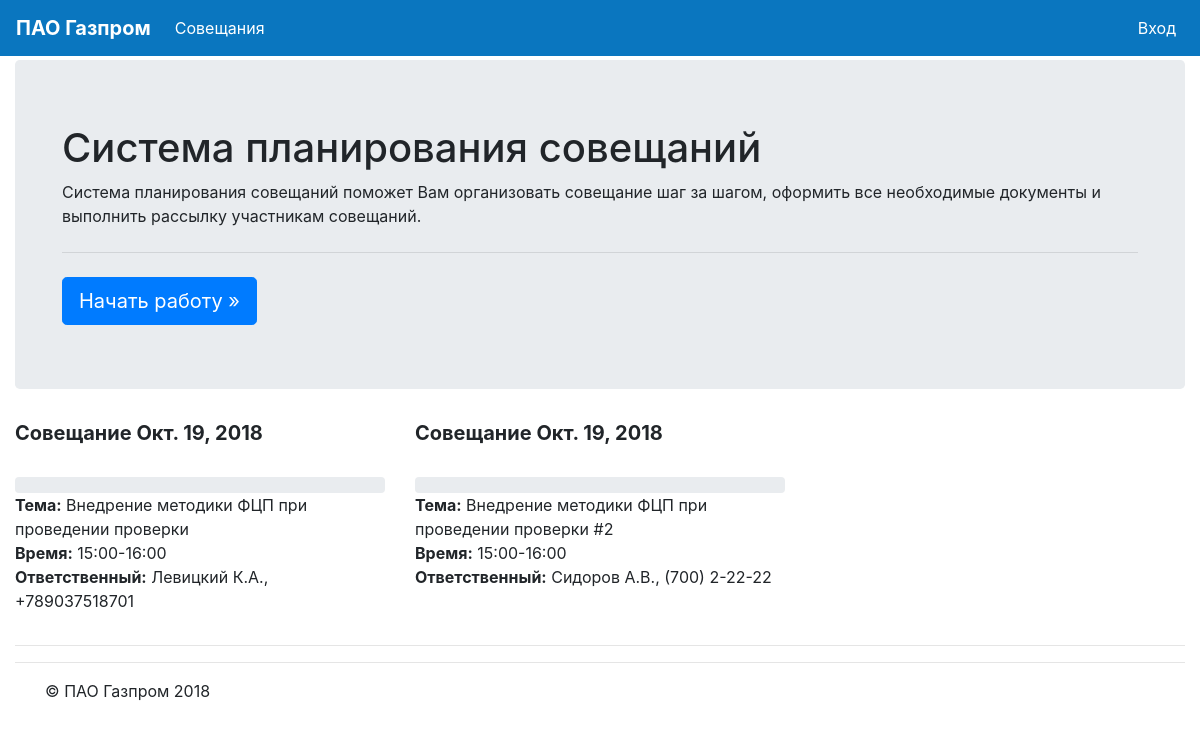
The app's page /, older data.
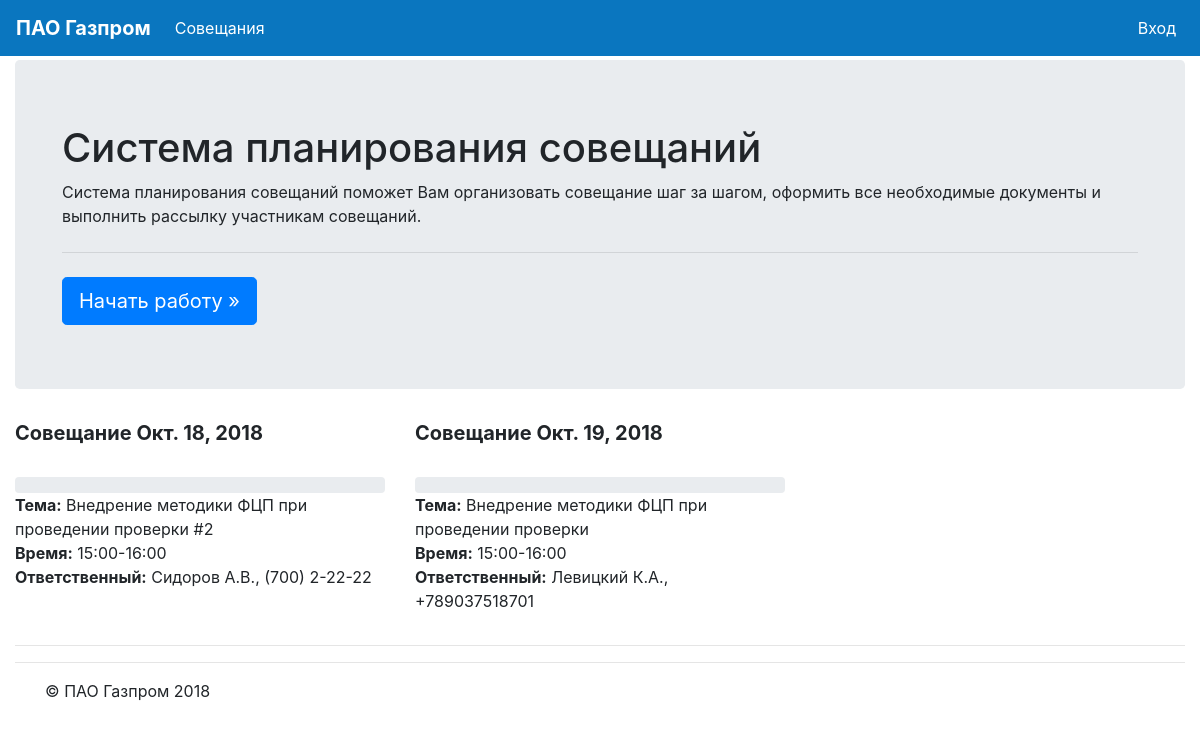
The same page, newer data.
### meetings/models.py (models this page shows, shortened)
class Meeting(models.Model):
    meet_type = models.CharField(max_length=1, choices=MEETING_TYPE_CHOICES, default=mInternal)
    meet_subj = models.CharField(max_length=128, db_index=True)
    meet_date = models.DateField(null=False, default=timezone.now)
    meet_start = models.CharField(max_length=5,null=True)
    meet_end = models.CharField(max_length=5,null=True)
    meet_acc = models.CharField(max_length=64, db_index=True, blank=True)
    meet_tel = models.CharField(max_length=20, blank=True)
    meet_save = models.BooleanField(default=False)
    meet_confident = models.BooleanField(default=False)
    studios = models.ManyToManyField('Studio', through='StudioList')
    class Meta:
        verbose_name = 'Совещание'
        verbose_name_plural = 'Совещания'

### meetings/views.py (the view)
# urls.py: 2. Add a URL to urlpatterns:  path('', views.home, name='home')
def home(request):
    args={}
    args['meetings'] = Meeting.objects.filter(meet_date__gte=timezone.now()). \
                           annotate(complete=F('check__complete'),
                                    total=F('check__total'),
                                    progress=(F('check__complete') * 100 /F('check__total') )). \
                           order_by('meet_date', '-meet_start')[0:3]
    return render(request,'mb_home.html', args)

### meetings/views.py (called while the page is built)
def mb_processor(request):
    args={}
    args['mb_auth']=settings.MB_AUTH
    return args

### templates/mb_home.html
{% extends "mb_main.html" %}
{% load i18n %}
{% block main-content %}
      <div class="jumbotron">
        <div class="container">
          <h1 class="display-5">Система планирования совещаний</h1>
          <p>Система планирования совещаний поможет Вам организовать совещание шаг за шагом, оформить все необходимые документы и выполнить рассылку участникам совещаний.</p>
          <hr class="my-4">
          <a class="btn btn-primary btn-lg" href="{% url 'meetings:table' %}" role="button">Начать работу &raquo;</a>
        </div>
      </div>
{% endblock %}

### templates/mb_main.html (shortened to what this page needs)
{% load staticfiles %}
{% load cache %}
<!DOCTYPE html>
<html>
<head>
    <link rel="stylesheet" type="text/css" href="{% static "css/bootstrap.min.css" %}">
    <link rel="stylesheet" type="text/css" href="{% static "css/bootstrap-datepicker.min.css" %}">
    <link rel="stylesheet" type="text/css" href="{% static "css/bootstrap-timepicker.min.css" %}">
    <link rel="stylesheet" type="text/css"  href="{% static "css/jquery.dataTables.min.css" %}">
    <link rel="stylesheet" href="{% static "fonts/css/all.css" %}">
    <link rel="stylesheet" type="text/css"  href="{% static "appendGrid/jquery-ui.structure.min.css" %}">
    <link rel="stylesheet" type="text/css"  href="{% static "appendGrid/jquery-ui.theme.min.css" %}">
    <link rel="stylesheet" type="text/css"  href="{% static "appendGrid/jquery.appendGrid-1.7.1.min.css" %}">
</head>
<body style="padding-top:60px;">
    <div class="container-fluid">
    <div class="row">
    <div class="col-sm-12">
    <nav class="navbar navbar-expand-md navbar-dark fixed-top" style="background-color: #0a76bf;">
      <a class="navbar-brand" href="{% url 'home' %}"><b>ПАО Газпром</b></a>
      <div class="collapse navbar-collapse" id="navbarLeft">
        <ul class="navbar-nav mr-auto">
          <li class="nav-item active">
            <a class="nav-link" href="{% url 'meetings:table' %}">Совещания <span class="sr-only">(current)</span></a>
          </li>
        </ul>
        <ul class="navbar-nav mr-left">
          {% if mb_auth %}
              <li class="nav-item active">
            {% if user.is_authenticated %}
                <a class="nav-link" href="{% url "logout" %}"><i class="fa fa-torsos"></i>Выход ({{ user.username }})</a>
            {% else %}
                <a class="nav-link" href="{% url "login" %}">Вход</a>
            {% endif %}
              </li>
          {% endif %}
         </ul>
      </div>
    </nav>
    {% block content %}
    <main role="main">
      {% block main-content %}{% endblock %}
        <div class="row">
          {%  for meeting in meetings %}
              {%  if forloop.counter <= 3 %}
                  <div class="col-md-4">
                    <h5><b>Совещание {{ meeting.meet_date }}</b></h5>
                    <a href="{% url 'meetings:membersdoc' meeting.id %}" target='_blank' data-toggle="tooltip" data-placement="top" title="Формировать список участников" onClick=""><i class="fa fa-users"></i></a>
                    <a href="{% url 'meetings:itemsdoc' meeting.id %}" target='_blank' data-toggle="tooltip" data-placement="top" title="Формировать повестку" onClick=""><i class="fa fa-list"></i></a>
                    <a href="{% url 'meetings:studiosdoc' meeting.id %}" target='_blank' data-toggle="tooltip" data-placement="top" title="Формировать заявку" onClick=""><i class="fa fa-file"></i></a>
                    <a href="{% url 'meetings:checksupd' meeting.id %}" data-toggle="tooltip" data-placement="top" title="Контроль");">
                      <div class="progress">
                      </div>
                    </a>
                    <p>
                        <b>Тема:</b> {{ meeting.meet_subj }}<br>
                        <b>Время:</b> {{ meeting.meet_start }}-{{ meeting.meet_end }}<br>
                        <b>Ответственный:</b> {{ meeting.meet_acc }}, {{ meeting.meet_tel }}<br>
                    </p>
                  </div>
              {% endif %}
          {% endfor %}
        </div>
        <hr>
    </main>
    {% endblock %}
    <hr class="my-3">
    <footer class="container">
      <p>&copy; ПАО Газпром 2018</p>
    </footer>
    </div>
</body>
</html>

Row changes from the older to the newer data that the page shows:
changed Meeting "Внедрение методики ФЦП при проведении проверки #2": meet_date "Окт. 19, 2018" → "Окт. 18, 2018"; moves up the list
